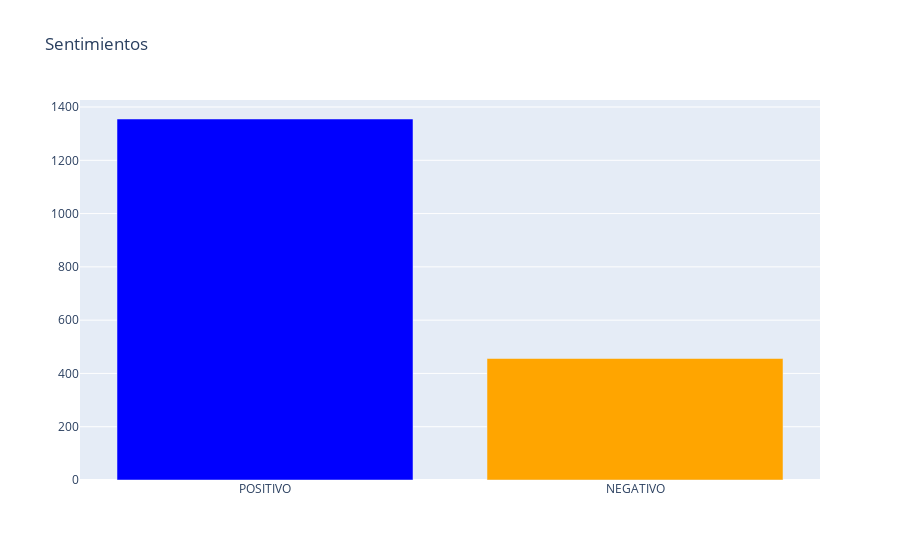

The notebook cell saved with this chart:
### Code cell
#Gráfico
temp = pd.DataFrame(datos['sent_flair_label'].value_counts()).reset_index()
temp.columns = ['sentimiento', 'cuántos']

trace = go.Bar(x=temp.sentimiento.values,
               y=temp.cuántos.values,
               marker=dict(color=["blue","orange"]))

layout = go.Layout(title='Sentimientos')

fig = go.Figure(data=[trace], layout=layout)
iplot(fig)

### Figure 1 — Plotly figure (JSON) as saved in the notebook; plotly's stock layout.template omitted (floating-point values rounded to 4 significant figures)
{"data": [{"marker": {"color": ["blue", "orange"]}, "x": ["POSITIVO", "NEGATIVO"], "y": [1355, 456], "type": "bar"}], "layout": {"title": {"text": "Sentimientos"}}}
